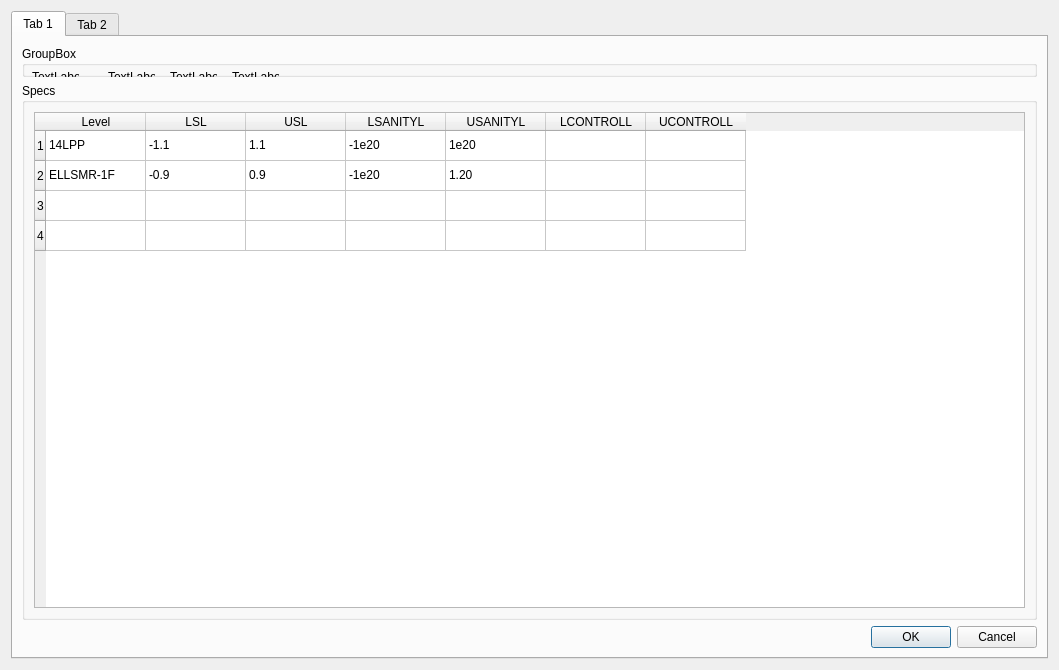
<?xml version="1.0" encoding="UTF-8"?>
<ui version="4.0">
 <class>SpecificationEditorForm</class>
 <widget class="QDialog" name="SpecificationEditorForm">
  <property name="geometry">
   <rect>
    <x>0</x>
    <y>0</y>
    <width>1059</width>
    <height>670</height>
   </rect>
  </property>
  <property name="windowTitle">
   <string>Dialog</string>
  </property>
  <layout class="QGridLayout" name="gridLayout_2">
   <item row="0" column="0">
    <widget class="QTabWidget" name="tabWidget">
     <property name="currentIndex">
      <number>0</number>
     </property>
     <widget class="QWidget" name="tab">
      <attribute name="title">
       <string>Tab 1</string>
      </attribute>
      <layout class="QGridLayout" name="gridLayout">
       <item row="0" column="0">
        <layout class="QVBoxLayout" name="verticalLayout">
         <item>
          <widget class="QGroupBox" name="groupBox">
           <property name="title">
            <string>GroupBox</string>
           </property>
           <widget class="QLabel" name="label">
            <property name="geometry">
             <rect>
              <x>10</x>
              <y>23</y>
              <width>47</width>
              <height>16</height>
             </rect>
            </property>
            <property name="text">
             <string>TextLabel</string>
            </property>
           </widget>
           <widget class="QLabel" name="label_2">
            <property name="geometry">
             <rect>
              <x>86</x>
              <y>23</y>
              <width>47</width>
              <height>16</height>
             </rect>
            </property>
            <property name="text">
             <string>TextLabel</string>
            </property>
           </widget>
           <widget class="QLabel" name="label_3">
            <property name="geometry">
             <rect>
              <x>148</x>
              <y>23</y>
              <width>47</width>
              <height>16</height>
             </rect>
            </property>
            <property name="text">
             <string>TextLabel</string>
            </property>
           </widget>
           <widget class="QLabel" name="label_4">
            <property name="geometry">
             <rect>
              <x>210</x>
              <y>23</y>
              <width>47</width>
              <height>16</height>
             </rect>
            </property>
            <property name="text">
             <string>TextLabel</string>
            </property>
           </widget>
           <widget class="QCheckBox" name="checkBox">
            <property name="geometry">
             <rect>
              <x>10</x>
              <y>42</y>
              <width>70</width>
              <height>17</height>
             </rect>
            </property>
            <property name="text">
             <string>CheckBox</string>
            </property>
           </widget>
           <widget class="QCheckBox" name="checkBox_2">
            <property name="geometry">
             <rect>
              <x>10</x>
              <y>65</y>
              <width>70</width>
              <height>17</height>
             </rect>
            </property>
            <property name="text">
             <string>CheckBox</string>
            </property>
           </widget>
           <widget class="QCheckBox" name="checkBox_3">
            <property name="geometry">
             <rect>
              <x>10</x>
              <y>88</y>
              <width>70</width>
              <height>17</height>
             </rect>
            </property>
            <property name="text">
             <string>CheckBox</string>
            </property>
           </widget>
           <widget class="QCheckBox" name="checkBox_4">
            <property name="geometry">
             <rect>
              <x>10</x>
              <y>111</y>
              <width>70</width>
              <height>17</height>
             </rect>
            </property>
            <property name="text">
             <string>CheckBox</string>
            </property>
           </widget>
          </widget>
         </item>
         <item>
          <widget class="QGroupBox" name="groupBox_2">
           <property name="title">
            <string>Specs</string>
           </property>
           <layout class="QGridLayout" name="gridLayout_3">
            <item row="0" column="0">
             <widget class="QTableWidget" name="tableWidget">
              <row>
               <property name="text">
                <string>1</string>
               </property>
              </row>
              <row>
               <property name="text">
                <string>2</string>
               </property>
              </row>
              <row>
               <property name="text">
                <string>3</string>
               </property>
              </row>
              <row>
               <property name="text">
                <string>4</string>
               </property>
              </row>
              <column>
               <property name="text">
                <string>Level</string>
               </property>
              </column>
              <column>
               <property name="text">
                <string>LSL</string>
               </property>
              </column>
              <column>
               <property name="text">
                <string>USL</string>
               </property>
              </column>
              <column>
               <property name="text">
                <string>LSANITYL</string>
               </property>
              </column>
              <column>
               <property name="text">
                <string>USANITYL</string>
               </property>
              </column>
              <column>
               <property name="text">
                <string>LCONTROLL</string>
               </property>
              </column>
              <column>
               <property name="text">
                <string>UCONTROLL</string>
               </property>
              </column>
              <item row="0" column="0">
               <property name="text">
                <string>14LPP</string>
               </property>
              </item>
              <item row="0" column="1">
               <property name="text">
                <string>-1.1</string>
               </property>
              </item>
              <item row="0" column="2">
               <property name="text">
                <string>1.1</string>
               </property>
              </item>
              <item row="0" column="3">
               <property name="text">
                <string>-1e20</string>
               </property>
              </item>
              <item row="0" column="4">
               <property name="text">
                <string>1e20</string>
               </property>
              </item>
              <item row="1" column="0">
               <property name="text">
                <string>ELLSMR-1F</string>
               </property>
              </item>
              <item row="1" column="1">
               <property name="text">
                <string>-0.9</string>
               </property>
              </item>
              <item row="1" column="2">
               <property name="text">
                <string>0.9</string>
               </property>
              </item>
              <item row="1" column="3">
               <property name="text">
                <string>-1e20</string>
               </property>
              </item>
              <item row="1" column="4">
               <property name="text">
                <string>1.20</string>
               </property>
              </item>
             </widget>
            </item>
           </layout>
          </widget>
         </item>
         <item>
          <widget class="QDialogButtonBox" name="buttonBox">
           <property name="orientation">
            <enum>Qt::Horizontal</enum>
           </property>
           <property name="standardButtons">
            <set>QDialogButtonBox::Cancel|QDialogButtonBox::Ok</set>
           </property>
          </widget>
         </item>
        </layout>
       </item>
      </layout>
     </widget>
     <widget class="QWidget" name="tab_2">
      <attribute name="title">
       <string>Tab 2</string>
      </attribute>
     </widget>
    </widget>
   </item>
  </layout>
 </widget>
 <resources/>
 <connections>
  <connection>
   <sender>buttonBox</sender>
   <signal>accepted()</signal>
   <receiver>SpecificationEditorForm</receiver>
   <slot>accept()</slot>
   <hints>
    <hint type="sourcelabel">
     <x>248</x>
     <y>254</y>
    </hint>
    <hint type="destinationlabel">
     <x>157</x>
     <y>274</y>
    </hint>
   </hints>
  </connection>
  <connection>
   <sender>buttonBox</sender>
   <signal>rejected()</signal>
   <receiver>SpecificationEditorForm</receiver>
   <slot>reject()</slot>
   <hints>
    <hint type="sourcelabel">
     <x>316</x>
     <y>260</y>
    </hint>
    <hint type="destinationlabel">
     <x>286</x>
     <y>274</y>
    </hint>
   </hints>
  </connection>
 </connections>
</ui>
